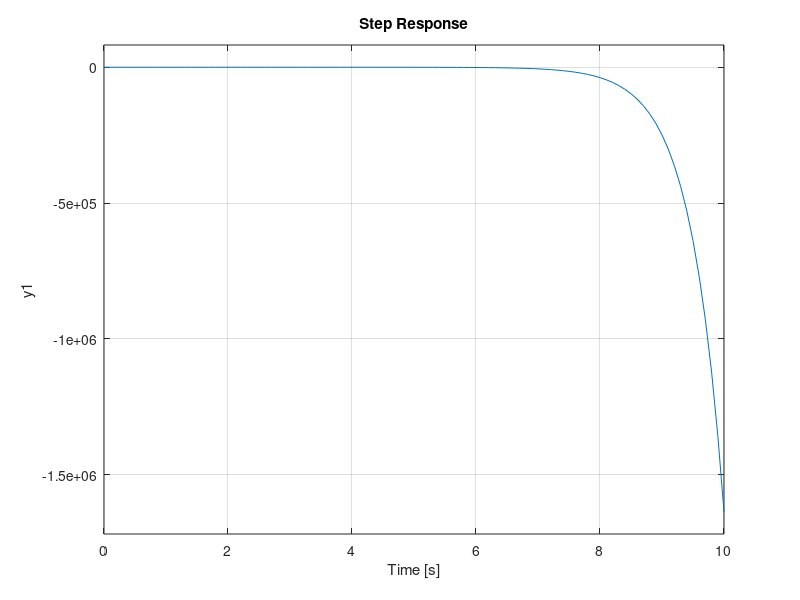

Write the MATLAB code that produced this figure.
%Clear
clear
clc
close all

%%Number 2
%% Define G1, G2, G3, G4, H1, H2, and H3

G1_num = [1];
G1_den = [1 0 0];
G1 = tf(G1_num,G1_den)

G2_num = [1];
G2_den = [1 1];
G2 = tf(G2_num,G2_den)

G3_num = [1];
G3_den = [1 0];
G3 = tf(G3_num,G3_den)

G4_num = [1];
G4_den = [2 0];
G4 = tf(G4_num,G4_den)

H1_num = [1];
H1_den = [1 0];
H1 = tf(H1_num,H1_den)

H2_num = [1];
H2_den = [1 -1];
H2 = tf(H2_num,H2_den)

H3_num = [1];
H3_den = [1 -2];
H3 = tf(H3_num,H3_den)

%%Reduced Version
%%USING THE MANUAL BLOCK ARRANGEMENT
%%For Numerator

%%down
TF_denA_down = conv(G3_den,G4_den)
TF_denB_down = conv(TF_denA_down,H3_den)

TF_denC_down = conv(G2_den,G3_den)
TF_denD_down = conv(TF_denA_down,H2_den)

TF_denE_down = conv(G1_den,G2_den)
TF_denF_down = conv(TF_denA_down,G3_den)
TF_denG_down = conv(TF_denA_down,H1_den)
TF_denN_up = conv(TF_denB_down,TF_denD_down)
TF_denO_up = conv(TF_denN_up,TF_denG_down)
TF_den_down = TF_denO_up

TF_numA_up = conv(G1_num,G2_num)
TF_numB_up = conv(TF_numA_up,G3_num)
TF_num_up = conv(TF_numB_up,G4_num)

%%down
TF_numA_down = conv(G1_den,G2_den)
TF_numB_down = conv(TF_numA_down,G3_den)
TF_num_down = conv(TF_numB_down,G4_den)

TF_denA_up = conv(G3_num,G4_num)
TF_denB_up = conv(TF_denA_up,H3_num)
TF_denH_up = conv(TF_denB_up,TF_denD_down)
TF_denI_up = conv(TF_denH_up,TF_denG_down)

TF_denC_up = conv(G2_num,G3_num)
TF_denD_up = conv(TF_denA_up,H2_num)
TF_denJ_up = conv(TF_denD_up,TF_denB_down)
TF_denK_up = conv(TF_denJ_up,TF_denG_down)

TF_denE_up = conv(G1_num,G2_num)
TF_denF_up = conv(TF_denA_up,G3_num)
TF_denG_up = conv(TF_denA_up,H1_num)
TF_denL_up = conv(TF_denG_up,TF_denB_down)
TF_denM_up = conv(TF_denL_up,TF_denD_down)

TF_denN_up = conv(TF_denB_down,TF_denD_down)
%TF_den_up = TF_denO_up + TF_denI_up + TF_denK_up + TF_denM_up
TF_den_up = [2 -6 4 3 -7 6 -5 2]


TF_num = conv(TF_num_up,TF_den_down)
TF_den = conv(TF_num_down,TF_den_up)

TF_reduced = tf(TF_num, TF_den);

%%STEP RESPONSE
step(TF_reduced,0:0.1:10)